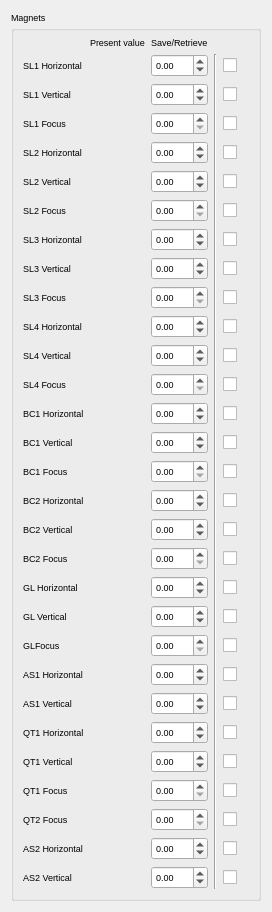
<?xml version="1.0" encoding="UTF-8"?>
<ui version="4.0">
 <class>magnetSnapshot</class>
 <widget class="TaurusWidget" name="magnetSnapshot">
  <property name="geometry">
   <rect>
    <x>0</x>
    <y>0</y>
    <width>272</width>
    <height>808</height>
   </rect>
  </property>
  <property name="font">
   <font>
    <pointsize>7</pointsize>
   </font>
  </property>
  <property name="windowTitle">
   <string>Form</string>
  </property>
  <layout class="QGridLayout" name="gridLayout_2">
   <item row="0" column="0">
    <widget class="TaurusGroupBox" name="magnetsGroup">
     <property name="title">
      <string>Magnets</string>
     </property>
     <layout class="QGridLayout" name="gridLayout">
      <item row="22" column="0">
       <widget class="QLabel" name="as1HLabel">
        <property name="text">
         <string>AS1 Horizontal</string>
        </property>
       </widget>
      </item>
      <item row="24" column="5">
       <widget class="QCheckBox" name="qt1HCheck">
        <property name="text">
         <string/>
        </property>
       </widget>
      </item>
      <item row="29" column="5">
       <widget class="QCheckBox" name="as2VCheck">
        <property name="text">
         <string/>
        </property>
       </widget>
      </item>
      <item row="26" column="2">
       <widget class="QDoubleSpinBox" name="qt1FWrite">
        <property name="maximum">
         <double>6.000000000000000</double>
        </property>
        <property name="singleStep">
         <double>0.005000000000000</double>
        </property>
       </widget>
      </item>
      <item row="16" column="1">
       <widget class="TaurusLabel" name="bc2HRead"/>
      </item>
      <item row="19" column="2">
       <widget class="QDoubleSpinBox" name="glHWrite">
        <property name="minimum">
         <double>-2.000000000000000</double>
        </property>
        <property name="maximum">
         <double>2.000000000000000</double>
        </property>
        <property name="singleStep">
         <double>0.010000000000000</double>
        </property>
       </widget>
      </item>
      <item row="19" column="1">
       <widget class="TaurusLabel" name="glHRead"/>
      </item>
      <item row="29" column="2">
       <widget class="QDoubleSpinBox" name="as2VWrite">
        <property name="minimum">
         <double>-2.000000000000000</double>
        </property>
        <property name="maximum">
         <double>2.000000000000000</double>
        </property>
        <property name="singleStep">
         <double>0.010000000000000</double>
        </property>
       </widget>
      </item>
      <item row="20" column="5">
       <widget class="QCheckBox" name="glVCheck">
        <property name="text">
         <string/>
        </property>
       </widget>
      </item>
      <item row="18" column="2">
       <widget class="QDoubleSpinBox" name="bc2FWrite">
        <property name="maximum">
         <double>200.000000000000000</double>
        </property>
        <property name="singleStep">
         <double>0.010000000000000</double>
        </property>
       </widget>
      </item>
      <item row="25" column="5">
       <widget class="QCheckBox" name="qt1VCheck">
        <property name="text">
         <string/>
        </property>
       </widget>
      </item>
      <item row="29" column="1">
       <widget class="TaurusLabel" name="as2VRead"/>
      </item>
      <item row="20" column="1">
       <widget class="TaurusLabel" name="glVRead"/>
      </item>
      <item row="16" column="0">
       <widget class="QLabel" name="bc2HLabel">
        <property name="text">
         <string>BC2 Horizontal</string>
        </property>
       </widget>
      </item>
      <item row="25" column="1">
       <widget class="TaurusLabel" name="qt1VRead"/>
      </item>
      <item row="26" column="5">
       <widget class="QCheckBox" name="qt1FCheck">
        <property name="text">
         <string/>
        </property>
       </widget>
      </item>
      <item row="19" column="5">
       <widget class="QCheckBox" name="glHCheck">
        <property name="text">
         <string/>
        </property>
       </widget>
      </item>
      <item row="28" column="5">
       <widget class="QCheckBox" name="as2HCheck">
        <property name="text">
         <string/>
        </property>
       </widget>
      </item>
      <item row="27" column="1">
       <widget class="TaurusLabel" name="qt2FRead"/>
      </item>
      <item row="22" column="5">
       <widget class="QCheckBox" name="as1HCheck">
        <property name="text">
         <string/>
        </property>
       </widget>
      </item>
      <item row="23" column="2">
       <widget class="QDoubleSpinBox" name="as1VWrite">
        <property name="minimum">
         <double>-2.000000000000000</double>
        </property>
        <property name="maximum">
         <double>2.000000000000000</double>
        </property>
        <property name="singleStep">
         <double>0.010000000000000</double>
        </property>
       </widget>
      </item>
      <item row="21" column="5">
       <widget class="QCheckBox" name="glFCheck">
        <property name="text">
         <string/>
        </property>
       </widget>
      </item>
      <item row="24" column="0">
       <widget class="QLabel" name="qt1HLabel">
        <property name="text">
         <string>QT1 Horizontal</string>
        </property>
       </widget>
      </item>
      <item row="20" column="2">
       <widget class="QDoubleSpinBox" name="glVWrite">
        <property name="minimum">
         <double>-2.000000000000000</double>
        </property>
        <property name="maximum">
         <double>2.000000000000000</double>
        </property>
        <property name="singleStep">
         <double>0.010000000000000</double>
        </property>
       </widget>
      </item>
      <item row="17" column="1">
       <widget class="TaurusLabel" name="bc2VRead"/>
      </item>
      <item row="23" column="5">
       <widget class="QCheckBox" name="as1VCheck">
        <property name="text">
         <string/>
        </property>
       </widget>
      </item>
      <item row="22" column="1">
       <widget class="TaurusLabel" name="as1HRead"/>
      </item>
      <item row="18" column="5">
       <widget class="QCheckBox" name="bc2FCheck">
        <property name="text">
         <string/>
        </property>
       </widget>
      </item>
      <item row="16" column="5">
       <widget class="QCheckBox" name="bc2HCheck">
        <property name="text">
         <string/>
        </property>
       </widget>
      </item>
      <item row="21" column="0">
       <widget class="QLabel" name="glFLabel">
        <property name="text">
         <string>GLFocus</string>
        </property>
       </widget>
      </item>
      <item row="18" column="1">
       <widget class="TaurusLabel" name="bc2FRead"/>
      </item>
      <item row="27" column="5">
       <widget class="QCheckBox" name="qt2FCheck">
        <property name="text">
         <string/>
        </property>
       </widget>
      </item>
      <item row="29" column="0">
       <widget class="QLabel" name="as2VLabel">
        <property name="text">
         <string>AS2 Vertical</string>
        </property>
       </widget>
      </item>
      <item row="28" column="0">
       <widget class="QLabel" name="as2HLabel">
        <property name="text">
         <string>AS2 Horizontal</string>
        </property>
       </widget>
      </item>
      <item row="19" column="0">
       <widget class="QLabel" name="glHLabel">
        <property name="text">
         <string>GL Horizontal</string>
        </property>
       </widget>
      </item>
      <item row="25" column="2">
       <widget class="QDoubleSpinBox" name="qt1VWrite">
        <property name="minimum">
         <double>-16.000000000000000</double>
        </property>
        <property name="maximum">
         <double>16.000000000000000</double>
        </property>
        <property name="singleStep">
         <double>0.010000000000000</double>
        </property>
       </widget>
      </item>
      <item row="27" column="0">
       <widget class="QLabel" name="qt2FLabel">
        <property name="text">
         <string>QT2 Focus</string>
        </property>
       </widget>
      </item>
      <item row="16" column="2">
       <widget class="QDoubleSpinBox" name="bc2HWrite">
        <property name="minimum">
         <double>-2.000000000000000</double>
        </property>
        <property name="maximum">
         <double>2.000000000000000</double>
        </property>
        <property name="singleStep">
         <double>0.010000000000000</double>
        </property>
        <property name="value">
         <double>0.000000000000000</double>
        </property>
       </widget>
      </item>
      <item row="26" column="1">
       <widget class="TaurusLabel" name="qt1FRead"/>
      </item>
      <item row="20" column="0">
       <widget class="QLabel" name="glVLabel">
        <property name="text">
         <string>GL Vertical</string>
        </property>
       </widget>
      </item>
      <item row="18" column="0">
       <widget class="QLabel" name="bc2FLabel">
        <property name="text">
         <string>BC2 Focus</string>
        </property>
       </widget>
      </item>
      <item row="21" column="1">
       <widget class="TaurusLabel" name="glFRead"/>
      </item>
      <item row="28" column="1">
       <widget class="TaurusLabel" name="as2HRead"/>
      </item>
      <item row="21" column="2">
       <widget class="QDoubleSpinBox" name="glFWrite">
        <property name="maximum">
         <double>130.000000000000000</double>
        </property>
        <property name="singleStep">
         <double>0.010000000000000</double>
        </property>
       </widget>
      </item>
      <item row="24" column="2">
       <widget class="QDoubleSpinBox" name="qt1HWrite">
        <property name="minimum">
         <double>-16.000000000000000</double>
        </property>
        <property name="maximum">
         <double>16.000000000000000</double>
        </property>
        <property name="singleStep">
         <double>0.010000000000000</double>
        </property>
       </widget>
      </item>
      <item row="17" column="0">
       <widget class="QLabel" name="bc2VLabel">
        <property name="text">
         <string>BC2 Vertical</string>
        </property>
       </widget>
      </item>
      <item row="17" column="5">
       <widget class="QCheckBox" name="bc2VCheck">
        <property name="text">
         <string/>
        </property>
       </widget>
      </item>
      <item row="23" column="0">
       <widget class="QLabel" name="as1VLabel">
        <property name="text">
         <string>AS1 Vertical</string>
        </property>
       </widget>
      </item>
      <item row="24" column="1">
       <widget class="TaurusLabel" name="qt1HRead"/>
      </item>
      <item row="26" column="0">
       <widget class="QLabel" name="qt1FLabel">
        <property name="text">
         <string>QT1 Focus</string>
        </property>
       </widget>
      </item>
      <item row="27" column="2">
       <widget class="QDoubleSpinBox" name="qt2FWrite">
        <property name="maximum">
         <double>6.000000000000000</double>
        </property>
        <property name="singleStep">
         <double>0.005000000000000</double>
        </property>
       </widget>
      </item>
      <item row="23" column="1">
       <widget class="TaurusLabel" name="as1VRead"/>
      </item>
      <item row="22" column="2">
       <widget class="QDoubleSpinBox" name="as1HWrite">
        <property name="minimum">
         <double>-2.000000000000000</double>
        </property>
        <property name="maximum">
         <double>2.000000000000000</double>
        </property>
        <property name="singleStep">
         <double>0.010000000000000</double>
        </property>
       </widget>
      </item>
      <item row="17" column="2">
       <widget class="QDoubleSpinBox" name="bc2VWrite">
        <property name="minimum">
         <double>-2.000000000000000</double>
        </property>
        <property name="maximum">
         <double>2.000000000000000</double>
        </property>
        <property name="singleStep">
         <double>0.010000000000000</double>
        </property>
       </widget>
      </item>
      <item row="4" column="1">
       <widget class="TaurusLabel" name="sl2HRead"/>
      </item>
      <item row="28" column="2">
       <widget class="QDoubleSpinBox" name="as2HWrite">
        <property name="minimum">
         <double>-2.000000000000000</double>
        </property>
        <property name="maximum">
         <double>2.000000000000000</double>
        </property>
        <property name="singleStep">
         <double>0.010000000000000</double>
        </property>
       </widget>
      </item>
      <item row="25" column="0">
       <widget class="QLabel" name="qt1VLabel">
        <property name="text">
         <string>QT1 Vertical</string>
        </property>
       </widget>
      </item>
      <item row="11" column="0">
       <widget class="QLabel" name="sl4VLabel">
        <property name="text">
         <string>SL4 Vertical</string>
        </property>
       </widget>
      </item>
      <item row="12" column="2">
       <widget class="QDoubleSpinBox" name="sl4FWrite">
        <property name="maximum">
         <double>1.000000000000000</double>
        </property>
        <property name="singleStep">
         <double>0.010000000000000</double>
        </property>
       </widget>
      </item>
      <item row="10" column="1">
       <widget class="TaurusLabel" name="sl4HRead"/>
      </item>
      <item row="12" column="1">
       <widget class="TaurusLabel" name="sl4FRead"/>
      </item>
      <item row="10" column="0">
       <widget class="QLabel" name="sl4HLabel">
        <property name="text">
         <string>SL4 Horizontal</string>
        </property>
       </widget>
      </item>
      <item row="11" column="5">
       <widget class="QCheckBox" name="sl4VCheck">
        <property name="text">
         <string/>
        </property>
       </widget>
      </item>
      <item row="10" column="5">
       <widget class="QCheckBox" name="sl4HCheck">
        <property name="text">
         <string/>
        </property>
       </widget>
      </item>
      <item row="11" column="1">
       <widget class="TaurusLabel" name="sl4VRead"/>
      </item>
      <item row="11" column="2">
       <widget class="QDoubleSpinBox" name="sl4VWrite">
        <property name="minimum">
         <double>-2.000000000000000</double>
        </property>
        <property name="maximum">
         <double>2.000000000000000</double>
        </property>
        <property name="singleStep">
         <double>0.010000000000000</double>
        </property>
       </widget>
      </item>
      <item row="12" column="0">
       <widget class="QLabel" name="sl4FLabel">
        <property name="text">
         <string>SL4 Focus</string>
        </property>
       </widget>
      </item>
      <item row="8" column="1">
       <widget class="TaurusLabel" name="sl3VRead"/>
      </item>
      <item row="8" column="5">
       <widget class="QCheckBox" name="sl3VCheck">
        <property name="text">
         <string/>
        </property>
       </widget>
      </item>
      <item row="0" column="2">
       <widget class="QLabel" name="SaveRetrieveTitle">
        <property name="text">
         <string>Save/Retrieve</string>
        </property>
       </widget>
      </item>
      <item row="7" column="2">
       <widget class="QDoubleSpinBox" name="sl3HWrite">
        <property name="minimum">
         <double>-2.000000000000000</double>
        </property>
        <property name="maximum">
         <double>2.000000000000000</double>
        </property>
        <property name="singleStep">
         <double>0.010000000000000</double>
        </property>
       </widget>
      </item>
      <item row="1" column="5">
       <widget class="QCheckBox" name="sl1HCheck">
        <property name="text">
         <string/>
        </property>
       </widget>
      </item>
      <item row="8" column="2">
       <widget class="QDoubleSpinBox" name="sl3VWrite">
        <property name="minimum">
         <double>-2.000000000000000</double>
        </property>
        <property name="maximum">
         <double>2.000000000000000</double>
        </property>
        <property name="singleStep">
         <double>0.010000000000000</double>
        </property>
       </widget>
      </item>
      <item row="5" column="5">
       <widget class="QCheckBox" name="sl2VCheck">
        <property name="text">
         <string/>
        </property>
       </widget>
      </item>
      <item row="7" column="5">
       <widget class="QCheckBox" name="sl3HCheck">
        <property name="text">
         <string/>
        </property>
       </widget>
      </item>
      <item row="9" column="0">
       <widget class="QLabel" name="sl3FLabel">
        <property name="text">
         <string>SL3 Focus</string>
        </property>
       </widget>
      </item>
      <item row="4" column="2">
       <widget class="QDoubleSpinBox" name="sl2HWrite">
        <property name="minimum">
         <double>-2.000000000000000</double>
        </property>
        <property name="maximum">
         <double>2.000000000000000</double>
        </property>
        <property name="singleStep">
         <double>0.010000000000000</double>
        </property>
       </widget>
      </item>
      <item row="5" column="2">
       <widget class="QDoubleSpinBox" name="sl2VWrite">
        <property name="minimum">
         <double>-2.000000000000000</double>
        </property>
        <property name="maximum">
         <double>2.000000000000000</double>
        </property>
        <property name="singleStep">
         <double>0.010000000000000</double>
        </property>
        <property name="value">
         <double>0.000000000000000</double>
        </property>
       </widget>
      </item>
      <item row="1" column="1">
       <widget class="TaurusLabel" name="sl1HRead"/>
      </item>
      <item row="3" column="0">
       <widget class="QLabel" name="sl1FLabel">
        <property name="text">
         <string>SL1 Focus</string>
        </property>
       </widget>
      </item>
      <item row="0" column="1">
       <widget class="QLabel" name="PresentWriteTitle">
        <property name="text">
         <string>Present value</string>
        </property>
       </widget>
      </item>
      <item row="6" column="1">
       <widget class="TaurusLabel" name="sl2FRead"/>
      </item>
      <item row="2" column="5">
       <widget class="QCheckBox" name="sl1VCheck">
        <property name="text">
         <string/>
        </property>
       </widget>
      </item>
      <item row="4" column="5">
       <widget class="QCheckBox" name="sl2HCheck">
        <property name="text">
         <string/>
        </property>
       </widget>
      </item>
      <item row="4" column="0">
       <widget class="QLabel" name="sl2HLabel">
        <property name="text">
         <string>SL2 Horizontal</string>
        </property>
       </widget>
      </item>
      <item row="7" column="0">
       <widget class="QLabel" name="sl3HLabel">
        <property name="text">
         <string>SL3 Horizontal</string>
        </property>
       </widget>
      </item>
      <item row="5" column="0">
       <widget class="QLabel" name="sl2VLabel">
        <property name="text">
         <string>SL2 Vertical</string>
        </property>
       </widget>
      </item>
      <item row="9" column="5">
       <widget class="QCheckBox" name="sl3FCheck">
        <property name="text">
         <string/>
        </property>
       </widget>
      </item>
      <item row="6" column="5">
       <widget class="QCheckBox" name="sl2FCheck">
        <property name="text">
         <string/>
        </property>
       </widget>
      </item>
      <item row="6" column="0">
       <widget class="QLabel" name="sl2FLabel">
        <property name="text">
         <string>SL2 Focus</string>
        </property>
       </widget>
      </item>
      <item row="9" column="1">
       <widget class="TaurusLabel" name="sl3FRead"/>
      </item>
      <item row="3" column="1">
       <widget class="TaurusLabel" name="sl1FRead"/>
      </item>
      <item row="1" column="2">
       <widget class="QDoubleSpinBox" name="sl1HWrite">
        <property name="minimum">
         <double>-2.000000000000000</double>
        </property>
        <property name="maximum">
         <double>2.000000000000000</double>
        </property>
        <property name="singleStep">
         <double>0.010000000000000</double>
        </property>
       </widget>
      </item>
      <item row="5" column="1">
       <widget class="TaurusLabel" name="sl2VRead"/>
      </item>
      <item row="8" column="0">
       <widget class="QLabel" name="sl3VLabel">
        <property name="text">
         <string>SL3 Vertical</string>
        </property>
       </widget>
      </item>
      <item row="2" column="0">
       <widget class="QLabel" name="sl1VLabel">
        <property name="text">
         <string>SL1 Vertical</string>
        </property>
       </widget>
      </item>
      <item row="7" column="1">
       <widget class="TaurusLabel" name="sl3HRead"/>
      </item>
      <item row="9" column="2">
       <widget class="QDoubleSpinBox" name="sl3FWrite">
        <property name="maximum">
         <double>1.000000000000000</double>
        </property>
        <property name="singleStep">
         <double>0.010000000000000</double>
        </property>
       </widget>
      </item>
      <item row="1" column="0">
       <widget class="QLabel" name="sl1HLabel">
        <property name="text">
         <string>SL1 Horizontal</string>
        </property>
       </widget>
      </item>
      <item row="2" column="2">
       <widget class="QDoubleSpinBox" name="sl1VWrite">
        <property name="minimum">
         <double>-2.000000000000000</double>
        </property>
        <property name="maximum">
         <double>2.000000000000000</double>
        </property>
        <property name="singleStep">
         <double>0.010000000000000</double>
        </property>
       </widget>
      </item>
      <item row="38" column="1">
       <spacer name="verticalSpacer">
        <property name="orientation">
         <enum>Qt::Vertical</enum>
        </property>
        <property name="sizeHint" stdset="0">
         <size>
          <width>20</width>
          <height>40</height>
         </size>
        </property>
       </spacer>
      </item>
      <item row="3" column="5">
       <widget class="QCheckBox" name="sl1FCheck">
        <property name="text">
         <string/>
        </property>
       </widget>
      </item>
      <item row="6" column="2">
       <widget class="QDoubleSpinBox" name="sl2FWrite">
        <property name="maximum">
         <double>1.000000000000000</double>
        </property>
        <property name="singleStep">
         <double>0.010000000000000</double>
        </property>
       </widget>
      </item>
      <item row="3" column="2">
       <widget class="QDoubleSpinBox" name="sl1FWrite">
        <property name="maximum">
         <double>1.000000000000000</double>
        </property>
        <property name="singleStep">
         <double>0.010000000000000</double>
        </property>
       </widget>
      </item>
      <item row="2" column="1">
       <widget class="TaurusLabel" name="sl1VRead"/>
      </item>
      <item row="10" column="2">
       <widget class="QDoubleSpinBox" name="sl4HWrite">
        <property name="minimum">
         <double>-2.000000000000000</double>
        </property>
        <property name="maximum">
         <double>2.000000000000000</double>
        </property>
        <property name="singleStep">
         <double>0.010000000000000</double>
        </property>
       </widget>
      </item>
      <item row="13" column="1">
       <widget class="TaurusLabel" name="bc1HRead"/>
      </item>
      <item row="12" column="5">
       <widget class="QCheckBox" name="sl4FCheck">
        <property name="text">
         <string/>
        </property>
       </widget>
      </item>
      <item row="13" column="0">
       <widget class="QLabel" name="bc1HLabel">
        <property name="text">
         <string>BC1 Horizontal</string>
        </property>
       </widget>
      </item>
      <item row="13" column="2">
       <widget class="QDoubleSpinBox" name="bc1HWrite">
        <property name="minimum">
         <double>-2.000000000000000</double>
        </property>
        <property name="maximum">
         <double>2.000000000000000</double>
        </property>
        <property name="singleStep">
         <double>0.010000000000000</double>
        </property>
       </widget>
      </item>
      <item row="13" column="5">
       <widget class="QCheckBox" name="bc1HCheck">
        <property name="text">
         <string/>
        </property>
       </widget>
      </item>
      <item row="14" column="0">
       <widget class="QLabel" name="bc1VLabel">
        <property name="text">
         <string>BC1 Vertical</string>
        </property>
       </widget>
      </item>
      <item row="14" column="1">
       <widget class="TaurusLabel" name="bc1VRead"/>
      </item>
      <item row="14" column="2">
       <widget class="QDoubleSpinBox" name="bc1VWrite">
        <property name="minimum">
         <double>-2.000000000000000</double>
        </property>
        <property name="maximum">
         <double>2.000000000000000</double>
        </property>
        <property name="singleStep">
         <double>0.010000000000000</double>
        </property>
       </widget>
      </item>
      <item row="14" column="5">
       <widget class="QCheckBox" name="bc1VCheck">
        <property name="text">
         <string/>
        </property>
       </widget>
      </item>
      <item row="15" column="0">
       <widget class="QLabel" name="bc1FLabel">
        <property name="text">
         <string>BC1 Focus</string>
        </property>
       </widget>
      </item>
      <item row="15" column="1">
       <widget class="TaurusLabel" name="bc1FRead"/>
      </item>
      <item row="15" column="2">
       <widget class="QDoubleSpinBox" name="bc1FWrite">
        <property name="maximum">
         <double>200.000000000000000</double>
        </property>
        <property name="singleStep">
         <double>0.010000000000000</double>
        </property>
       </widget>
      </item>
      <item row="15" column="5">
       <widget class="QCheckBox" name="bc1FCheck">
        <property name="text">
         <string/>
        </property>
       </widget>
      </item>
      <item row="1" column="4" rowspan="29">
       <widget class="Line" name="line_1">
        <property name="orientation">
         <enum>Qt::Vertical</enum>
        </property>
       </widget>
      </item>
     </layout>
    </widget>
   </item>
  </layout>
 </widget>
 <customwidgets>
  <customwidget>
   <class>TaurusWidget</class>
   <extends>QWidget</extends>
   <header>taurus.qt.qtgui.container</header>
   <container>1</container>
  </customwidget>
  <customwidget>
   <class>TaurusLabel</class>
   <extends>QLabel</extends>
   <header>taurus.qt.qtgui.display</header>
  </customwidget>
  <customwidget>
   <class>TaurusGroupBox</class>
   <extends>QGroupBox</extends>
   <header>taurus.qt.qtgui.container</header>
   <container>1</container>
  </customwidget>
 </customwidgets>
 <resources/>
 <connections/>
</ui>
